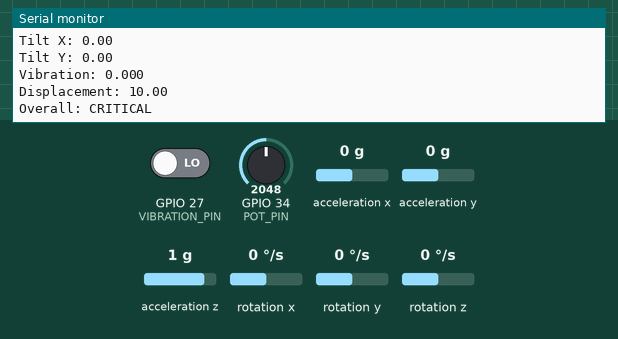
A sketch run on a simulated ESP32. Parts: the last lines printed to the serial monitor. Wiring (inferred from the names in the program): MPU-6050 motion sensor at I2C address 0x68. Inputs (shaded band) come from the test bench; at power-on: GPIO 34 (POT_PIN) = 2048, GPIO 27 (VIBRATION_PIN) LOW, acceleration x 0 g, acceleration y 0 g, acceleration z 1 g, rotation x 0 °/s, rotation y 0 °/s, rotation z 0 °/s. WiFi joins after 1.5 s; servers stay silent unless stated; uploads are accepted with an empty reply.

Above: at 9.5 s.
9.6 s: GPIO 34 (POT_PIN) set to 1097
At 11.0 s:
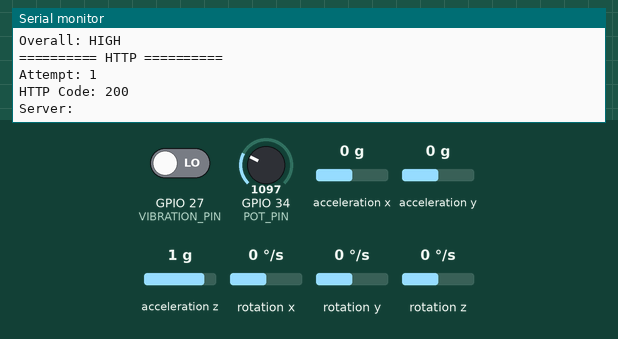
11.1 s: GPIO 34 (POT_PIN) set to 987
At 12.4 s:
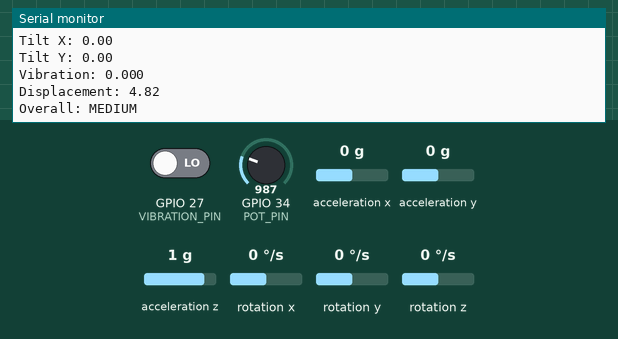
Timing chart, 0 to 14.1 s (numbered marks = the images above; inputs shaded):
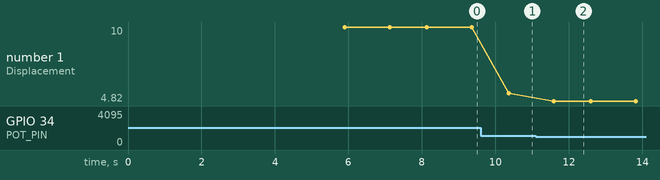

The sketch:

nodes1fix.ino
```cpp
#include <Arduino.h>
#include <Wire.h>
#include <WiFi.h>
#include <HTTPClient.h>
#include <esp_now.h>
#include <esp_wifi.h>

// =====================================================
// NODE 2
// ESP32
//
// Sensors:
// MPU6050 + Vibration + Potentiometer
//
// Receives NODE 1 through ESP-NOW
// Sends combined data to Linux PC through HTTP
// =====================================================


// =====================================================
// WIFI
// =====================================================

const char* WIFI_SSID =
  "Anan";

const char* WIFI_PASSWORD =
  "12345678";


// =====================================================
// LINUX SERVER
// =====================================================

const char* SERVER_IP =
  "10.43.88.185";

const uint16_t SERVER_PORT =
  5000;


// Flask endpoint
const char* SERVER_ENDPOINT =
  "/api/data";


// =====================================================
// ESP-NOW CHANNEL
// MUST MATCH NODE 1
// =====================================================

#define ESPNOW_CHANNEL 6


// =====================================================
// PINS
// =====================================================

#define SDA_PIN       21
#define SCL_PIN       22

#define VIBRATION_PIN 27
#define POT_PIN       34


// =====================================================
// MPU6050
// =====================================================

#define MPU_ADDR          0x68

#define PWR_MGMT_1        0x6B
#define SMPLRT_DIV        0x19
#define CONFIG_REG        0x1A
#define GYRO_CONFIG       0x1B
#define ACCEL_CONFIG      0x1C
#define ACCEL_XOUT_H      0x3B
#define WHO_AM_I          0x75


// =====================================================
// STATUS
// =====================================================

#define NORMAL    0
#define MEDIUM    1
#define HIGH      2
#define CRITICAL  3


// =====================================================
// DATA PACKET
// MUST BE IDENTICAL TO NODE 1
// =====================================================

typedef struct SensorData {

  uint8_t nodeID;

  float tiltX;
  float tiltY;

  float vibration;
  float displacement;

  uint8_t vibrationDetected;

  uint8_t tiltStatus;
  uint8_t vibrationStatus;
  uint8_t displacementStatus;
  uint8_t overallStatus;

} SensorData;


// =====================================================
// NODE DATA
// =====================================================

SensorData node1Data;
SensorData node2Data;


// =====================================================
// NODE 1 CONNECTION
// =====================================================

volatile bool node1DataReceived =
  false;

unsigned long lastNode1Packet =
  0;

const unsigned long NODE1_TIMEOUT =
  5000;

// Send to Flask every 2 seconds instead of opening a new TCP
// connection every loop iteration.
unsigned long lastServerSend = 0;
const unsigned long SERVER_SEND_INTERVAL = 2000;


// =====================================================
// TILT BASELINE
// =====================================================

float baselineTiltX = 0.0;
float baselineTiltY = 0.0;


// =====================================================
// MPU FUNCTIONS
// =====================================================

void writeMPU(
  uint8_t reg,
  uint8_t value
) {

  Wire.beginTransmission(
    MPU_ADDR
  );

  Wire.write(reg);
  Wire.write(value);

  Wire.endTransmission();
}


bool readMPU(
  uint8_t reg,
  uint8_t* buffer,
  uint8_t length
) {

  Wire.beginTransmission(
    MPU_ADDR
  );

  Wire.write(reg);

  if (
    Wire.endTransmission(false)
    != 0
  ) {

    return false;
  }

  uint8_t received =
    Wire.requestFrom(
      MPU_ADDR,
      length,
      true
    );

  if (received != length) {
    return false;
  }

  for (
    uint8_t i = 0;
    i < length;
    i++
  ) {

    buffer[i] =
      Wire.read();
  }

  return true;
}


bool initMPU() {

  uint8_t whoAmI;

  if (
    !readMPU(
      WHO_AM_I,
      &whoAmI,
      1
    )
  ) {

    Serial.println(
      "MPU6050 not responding!"
    );

    return false;
  }

  Serial.print(
    "MPU6050 WHO_AM_I = 0x"
  );

  Serial.println(
    whoAmI,
    HEX
  );

  writeMPU(
    PWR_MGMT_1,
    0x00
  );

  delay(100);

  writeMPU(
    SMPLRT_DIV,
    0x07
  );

  writeMPU(
    CONFIG_REG,
    0x03
  );

  // ±500 deg/s
  writeMPU(
    GYRO_CONFIG,
    0x08
  );

  // ±8g
  writeMPU(
    ACCEL_CONFIG,
    0x10
  );

  delay(100);

  Serial.println(
    "MPU6050 initialized."
  );

  return true;
}


// =====================================================
// READ MPU
// =====================================================

bool readSensors(
  float &ax,
  float &ay,
  float &az,
  float &gx,
  float &gy,
  float &gz
) {

  uint8_t buffer[14];

  if (
    !readMPU(
      ACCEL_XOUT_H,
      buffer,
      14
    )
  ) {

    return false;
  }

  int16_t rawAx =
    ((int16_t)buffer[0] << 8)
    | buffer[1];

  int16_t rawAy =
    ((int16_t)buffer[2] << 8)
    | buffer[3];

  int16_t rawAz =
    ((int16_t)buffer[4] << 8)
    | buffer[5];

  int16_t rawGx =
    ((int16_t)buffer[8] << 8)
    | buffer[9];

  int16_t rawGy =
    ((int16_t)buffer[10] << 8)
    | buffer[11];

  int16_t rawGz =
    ((int16_t)buffer[12] << 8)
    | buffer[13];

  ax = rawAx / 4096.0;
  ay = rawAy / 4096.0;
  az = rawAz / 4096.0;

  gx = rawGx / 65.5;
  gy = rawGy / 65.5;
  gz = rawGz / 65.5;

  return true;
}


// =====================================================
// TILT
// =====================================================

void calculateTilt(
  float ax,
  float ay,
  float az,
  float &tiltX,
  float &tiltY
) {

  tiltX =
    atan2(
      ay,
      sqrt(
        (ax * ax) +
        (az * az)
      )
    ) * 180.0 / PI;

  tiltY =
    atan2(
      -ax,
      sqrt(
        (ay * ay) +
        (az * az)
      )
    ) * 180.0 / PI;
}


// =====================================================
// STATUS
// =====================================================

uint8_t getTiltStatus(
  float tiltX,
  float tiltY
) {

  float tilt =
    max(
      abs(tiltX),
      abs(tiltY)
    );

  if (tilt < 3.0)
    return NORMAL;

  if (tilt < 7.0)
    return MEDIUM;

  if (tilt < 12.0)
    return HIGH;

  return CRITICAL;
}


uint8_t getVibrationStatus(
  float vibration
) {

  if (vibration < 0.10)
    return NORMAL;

  if (vibration < 0.25)
    return MEDIUM;

  if (vibration < 0.50)
    return HIGH;

  return CRITICAL;
}


uint8_t getDisplacementStatus(
  float displacement
) {

  if (displacement < 2.0)
    return NORMAL;

  if (displacement < 5.0)
    return MEDIUM;

  if (displacement < 10.0)
    return HIGH;

  return CRITICAL;
}


uint8_t getOverallStatus(
  uint8_t tiltStatus,
  uint8_t vibrationStatus,
  uint8_t displacementStatus
) {

  return max(
    tiltStatus,
    max(
      vibrationStatus,
      displacementStatus
    )
  );
}


const char* statusText(
  uint8_t status
) {

  switch (status) {

    case NORMAL:
      return "NORMAL";

    case MEDIUM:
      return "MEDIUM";

    case HIGH:
      return "HIGH";

    case CRITICAL:
      return "CRITICAL";

    default:
      return "UNKNOWN";
  }
}


// =====================================================
// ESP-NOW RECEIVE CALLBACK
// =====================================================

void onDataRecv(
  const esp_now_recv_info_t *info,
  const uint8_t *incomingData,
  int len
) {

  if (
    len == sizeof(SensorData)
  ) {

    SensorData received;

    memcpy(
      &received,
      incomingData,
      sizeof(SensorData)
    );

    if (received.nodeID == 1) {

      memcpy(
        &node1Data,
        &received,
        sizeof(SensorData)
      );

      node1DataReceived =
        true;

      lastNode1Packet =
        millis();
    }
  }
}


// =====================================================
// SET CHANNEL
// =====================================================

void setESPNowChannel() {

  esp_err_t result =
    esp_wifi_set_channel(
      ESPNOW_CHANNEL,
      WIFI_SECOND_CHAN_NONE
    );

  if (result == ESP_OK) {

    Serial.print(
      "ESP-NOW Channel: "
    );

    Serial.println(
      ESPNOW_CHANNEL
    );

  } else {

    Serial.print(
      "Channel setup failed: "
    );

    Serial.println(result);
  }
}


// =====================================================
// WIFI CONNECTION
// =====================================================

void connectWiFi() {

  Serial.println();
  Serial.println(
    "Connecting to Wi-Fi..."
  );

  WiFi.setSleep(false);
  WiFi.begin(
    WIFI_SSID,
    WIFI_PASSWORD
  );

  int attempts = 0;

  // Initial connection only. Do not lock the ESP32 forever.
  while (
    WiFi.status() != WL_CONNECTED
    &&
    attempts < 20
  ) {

    delay(500);

    Serial.print(".");

    attempts++;
  }

  Serial.println();

  if (
    WiFi.status()
    == WL_CONNECTED
  ) {

    Serial.println(
      "Wi-Fi connected."
    );

    Serial.print(
      "Node 2 IP: "
    );

    Serial.println(
      WiFi.localIP()
    );

    Serial.print(
      "Wi-Fi channel: "
    );

    Serial.println(
      WiFi.channel()
    );

  } else {

    Serial.println(
      "Wi-Fi not connected yet. Continuing..."
    );

    Serial.println(
      "Node 2 will retry automatically."
    );
  }
}


// =====================================================
// WIFI RECONNECT
// =====================================================

void maintainWiFi() {

  static unsigned long lastReconnectAttempt = 0;

  if (WiFi.status() == WL_CONNECTED) {
    return;
  }

  if (
    millis() - lastReconnectAttempt < 5000
  ) {
    return;
  }

  lastReconnectAttempt = millis();

  Serial.println();
  Serial.println(
    "Wi-Fi disconnected. Reconnecting..."
  );

  WiFi.disconnect(false, false);
  delay(100);

  WiFi.begin(
    WIFI_SSID,
    WIFI_PASSWORD
  );
}


// =====================================================
// CALIBRATION
// =====================================================

void calibrateTilt() {

  Serial.println();
  Serial.println(
    "================================"
  );

  Serial.println(
    "NODE 2 TILT CALIBRATION"
  );

  Serial.println(
    "Keep NODE 2 completely still"
  );

  Serial.println(
    "================================"
  );

  delay(2000);

  float sumX = 0;
  float sumY = 0;

  const int samples = 100;

  int validSamples = 0;

  for (
    int i = 0;
    i < samples;
    i++
  ) {

    float ax, ay, az;
    float gx, gy, gz;

    if (
      readSensors(
        ax,
        ay,
        az,
        gx,
        gy,
        gz
      )
    ) {

      float tx;
      float ty;

      calculateTilt(
        ax,
        ay,
        az,
        tx,
        ty
      );

      sumX += tx;
      sumY += ty;

      validSamples++;
    }

    delay(10);
  }

  if (validSamples > 0) {

    baselineTiltX =
      sumX / validSamples;

    baselineTiltY =
      sumY / validSamples;
  }

  Serial.print(
    "Baseline Tilt X: "
  );

  Serial.println(
    baselineTiltX,
    2
  );

  Serial.print(
    "Baseline Tilt Y: "
  );

  Serial.println(
    baselineTiltY,
    2
  );

  Serial.println(
    "Calibration complete."
  );
}


// =====================================================
// JSON CREATION
// =====================================================

String createJSON() {

  bool node1Connected =
    node1DataReceived &&
    (
      millis() - lastNode1Packet
      < NODE1_TIMEOUT
    );

  String json = "{";

  // ---------------- NODE 1 ----------------

  json += "\"node1\":{";

  json += "\"connected\":";
  json += node1Connected
    ? "true"
    : "false";

  json += ",";

  json += "\"tiltX\":";
  json += String(
    node1Data.tiltX,
    2
  );

  json += ",";

  json += "\"tiltY\":";
  json += String(
    node1Data.tiltY,
    2
  );

  json += ",";

  json += "\"vibration\":";
  json += String(
    node1Data.vibration,
    3
  );

  json += ",";

  json += "\"displacement\":";
  json += String(
    node1Data.displacement,
    2
  );

  json += ",";

  json += "\"vibrationDetected\":";
  json += String(
    node1Data.vibrationDetected
  );

  json += ",";

  json += "\"tiltStatus\":";
  json += String(
    node1Data.tiltStatus
  );

  json += ",";

  json += "\"vibrationStatus\":";
  json += String(
    node1Data.vibrationStatus
  );

  json += ",";

  json += "\"displacementStatus\":";
  json += String(
    node1Data.displacementStatus
  );

  json += ",";

  json += "\"overallStatus\":";
  json += String(
    node1Data.overallStatus
  );

  json += "},";


  // ---------------- NODE 2 ----------------

  json += "\"node2\":{";

  json += "\"connected\":true,";

  json += "\"tiltX\":";
  json += String(
    node2Data.tiltX,
    2
  );

  json += ",";

  json += "\"tiltY\":";
  json += String(
    node2Data.tiltY,
    2
  );

  json += ",";

  json += "\"vibration\":";
  json += String(
    node2Data.vibration,
    3
  );

  json += ",";

  json += "\"displacement\":";
  json += String(
    node2Data.displacement,
    2
  );

  json += ",";

  json += "\"vibrationDetected\":";
  json += String(
    node2Data.vibrationDetected
  );

  json += ",";

  json += "\"tiltStatus\":";
  json += String(
    node2Data.tiltStatus
  );

  json += ",";

  json += "\"vibrationStatus\":";
  json += String(
    node2Data.vibrationStatus
  );

  json += ",";

  json += "\"displacementStatus\":";
  json += String(
    node2Data.displacementStatus
  );

  json += ",";

  json += "\"overallStatus\":";
  json += String(
    node2Data.overallStatus
  );

  json += "},";


  // ---------------- SYSTEM ----------------

  uint8_t systemStatus =
    node2Data.overallStatus;

  if (node1Connected) {

    systemStatus =
      max(
        node1Data.overallStatus,
        node2Data.overallStatus
      );
  }

  json += "\"systemStatus\":";
  json += String(systemStatus);

  json += ",";

  json += "\"node1Connected\":";
  json += node1Connected
    ? "true"
    : "false";

  json += "}";

  return json;
}


// =====================================================
// SEND HTTP TO LINUX
// =====================================================

void sendToServer() {

  // Do not send every loop. This gives Wi-Fi/Flask time to
  // close and reopen TCP connections cleanly.
  if (millis() - lastServerSend < SERVER_SEND_INTERVAL) {
    return;
  }

  lastServerSend = millis();

  if (WiFi.status() != WL_CONNECTED) {
    Serial.println("HTTP skipped: Wi-Fi disconnected.");
    return;
  }

  String url =
    "http://" +
    String(SERVER_IP) +
    ":" +
    String(SERVER_PORT) +
    String(SERVER_ENDPOINT);

  String json = createJSON();

  // Try at most twice. A single TCP failure (-1) should not
  // be treated as a permanent failure.
  for (int attempt = 1; attempt <= 2; attempt++) {

    if (WiFi.status() != WL_CONNECTED) {
      Serial.println("HTTP aborted: Wi-Fi disconnected.");
      return;
    }

    HTTPClient http;

    http.setConnectTimeout(2000);
    http.setTimeout(2500);
    http.useHTTP10(true);

    if (!http.begin(url)) {
      Serial.println("HTTP begin failed.");
      http.end();
      return;
    }

    http.addHeader("Content-Type", "application/json");
    http.addHeader("Connection", "close");

    int httpCode = http.POST(json);

    Serial.println();
    Serial.println("========== HTTP ==========");
    Serial.print("Attempt: ");
    Serial.println(attempt);
    Serial.print("HTTP Code: ");
    Serial.println(httpCode);

    if (httpCode > 0) {
      String response = http.getString();
      Serial.print("Server: ");
      Serial.println(response);
      http.end();
      return;
    }

    // -1 is a TCP connection failure. Give the stack a short
    // recovery period, then try once more.
    Serial.print("HTTP error: ");
    Serial.println(http.errorToString(httpCode));

    http.end();

    if (attempt == 1) {
      delay(150);
    }
  }
}


// =====================================================
// SETUP
// =====================================================

void setup() {

  Serial.begin(115200);

  delay(1000);

  Serial.println();
  Serial.println(
    "========================================"
  );

  Serial.println(
    "        NODE 2 - ESP32"
  );

  Serial.println(
    "========================================"
  );

  // ---------------- PINS ----------------

  pinMode(
    VIBRATION_PIN,
    INPUT
  );

  pinMode(
    POT_PIN,
    INPUT
  );

  // ---------------- I2C ----------------

  Wire.begin(
    SDA_PIN,
    SCL_PIN
  );

  Wire.setClock(400000);

  // ---------------- MPU ----------------

  if (!initMPU()) {

    Serial.println(
      "ERROR: MPU6050 initialization failed."
    );

    while (true) {
      delay(1000);
    }
  }

  // ---------------- MAC ----------------

  WiFi.mode(WIFI_STA);

  Serial.print(
    "NODE 2 MAC: "
  );

  Serial.println(
    WiFi.macAddress()
  );

  // ---------------- WIFI ----------------

  connectWiFi();

  // ---------------- CHANNEL ----------------

  setESPNowChannel();

  if (WiFi.status() == WL_CONNECTED) {
    Serial.print("Router Wi-Fi channel: ");
    Serial.println(WiFi.channel());

    if (WiFi.channel() != ESPNOW_CHANNEL) {
      Serial.println("WARNING: Router channel does not match ESP-NOW channel.");
      Serial.print("Expected channel: ");
      Serial.println(ESPNOW_CHANNEL);
    }
  }

  // ---------------- CALIBRATION ----------------

  calibrateTilt();

  // ---------------- ESP-NOW ----------------

  if (
    esp_now_init()
    != ESP_OK
  ) {

    Serial.println(
      "ERROR: ESP-NOW initialization failed."
    );

    while (true) {
      delay(1000);
    }
  }

  esp_now_register_recv_cb(
    onDataRecv
  );

  Serial.println();
  Serial.println(
    "NODE 2 READY."
  );

  Serial.println(
    "Waiting for NODE 1..."
  );

  Serial.println();
}


// =====================================================
// LOOP
// =====================================================

void loop() {

  // ===================================================
  // KEEP WIFI ALIVE
  // ===================================================

  maintainWiFi();

  // ===================================================
  // READ NODE 2 SENSORS
  // ===================================================

  float ax, ay, az;
  float gx, gy, gz;

  if (
    readSensors(
      ax,
      ay,
      az,
      gx,
      gy,
      gz
    )
  ) {

    // ---------------- TILT ----------------

    float rawTiltX;
    float rawTiltY;

    calculateTilt(
      ax,
      ay,
      az,
      rawTiltX,
      rawTiltY
    );

    float tiltX =
      rawTiltX -
      baselineTiltX;

    float tiltY =
      rawTiltY -
      baselineTiltY;

    // ---------------- VIBRATION ----------------

    float accelerationMagnitude =
      sqrt(
        (ax * ax) +
        (ay * ay) +
        (az * az)
      );

    float vibration =
      abs(
        accelerationMagnitude - 1.0
      );

    uint8_t vibrationDetected =
      digitalRead(
        VIBRATION_PIN
      );

    // ---------------- DISPLACEMENT ----------------

    int potValue =
      analogRead(POT_PIN);

    float displacement =
      ((float)potValue / 4095.0)
      * 20.0;

    // ---------------- STATUS ----------------

    uint8_t tiltStatus =
      getTiltStatus(
        tiltX,
        tiltY
      );

    uint8_t vibrationStatus =
      getVibrationStatus(
        vibration
      );

    uint8_t displacementStatus =
      getDisplacementStatus(
        displacement
      );

    uint8_t overallStatus =
      getOverallStatus(
        tiltStatus,
        vibrationStatus,
        displacementStatus
      );

    // ---------------- STORE NODE 2 ----------------

    node2Data.nodeID = 2;

    node2Data.tiltX =
      tiltX;

    node2Data.tiltY =
      tiltY;

    node2Data.vibration =
      vibration;

    node2Data.displacement =
      displacement;

    node2Data.vibrationDetected =
      vibrationDetected;

    node2Data.tiltStatus =
      tiltStatus;

    node2Data.vibrationStatus =
      vibrationStatus;

    node2Data.displacementStatus =
      displacementStatus;

    node2Data.overallStatus =
      overallStatus;
  }


  // ===================================================
  // SERIAL MONITOR
  // ===================================================

  Serial.println();
  Serial.println(
    "========================================"
  );

  Serial.println(
    "             NODE 2 DATA"
  );

  Serial.println(
    "========================================"
  );

  // ---------------- NODE 1 ----------------

  bool node1Connected =
    node1DataReceived &&
    (
      millis() -
      lastNode1Packet
      < NODE1_TIMEOUT
    );

  if (node1Connected) {

    Serial.println(
      "NODE 1: CONNECTED"
    );

    Serial.print(
      "Tilt X: "
    );

    Serial.println(
      node1Data.tiltX,
      2
    );

    Serial.print(
      "Tilt Y: "
    );

    Serial.println(
      node1Data.tiltY,
      2
    );

    Serial.print(
      "Vibration: "
    );

    Serial.println(
      node1Data.vibration,
      3
    );

    Serial.print(
      "Displacement: "
    );

    Serial.println(
      node1Data.displacement,
      2
    );

    Serial.print(
      "Overall: "
    );

    Serial.println(
      statusText(
        node1Data.overallStatus
      )
    );

  } else {

    Serial.println(
      "NODE 1: WAITING"
    );
  }


  // ---------------- NODE 2 ----------------

  Serial.println();
  Serial.println(
    "NODE 2: ACTIVE"
  );

  Serial.print(
    "Tilt X: "
  );

  Serial.println(
    node2Data.tiltX,
    2
  );

  Serial.print(
    "Tilt Y: "
  );

  Serial.println(
    node2Data.tiltY,
    2
  );

  Serial.print(
    "Vibration: "
  );

  Serial.println(
    node2Data.vibration,
    3
  );

  Serial.print(
    "Displacement: "
  );

  Serial.println(
    node2Data.displacement,
    2
  );

  Serial.print(
    "Overall: "
  );

  Serial.println(
    statusText(
      node2Data.overallStatus
    )
  );


  // ===================================================
  // SEND COMBINED DATA TO LINUX
  // ===================================================

  sendToServer();


  delay(1000);
}
```

Measured:
- the behaviour switches between 1024 and 1023 on GPIO 34 (POT_PIN) (found by bisection; images 1 and 2)
- after the input at 9.6 s, the serial monitor: prints a new line after 0.77 s (image 1)
- after the input at 11.1 s, the serial monitor: prints a new line after 0.48 s (image 2)
- plotted number 1: 10 → 5.36 after the input at 9.6 s, 5.36 → 4.82 after the input at 11.1 s
